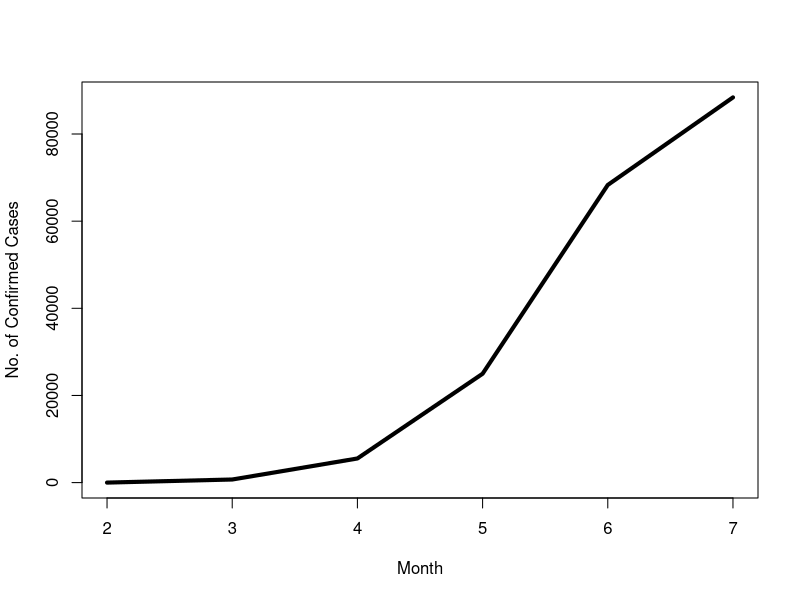
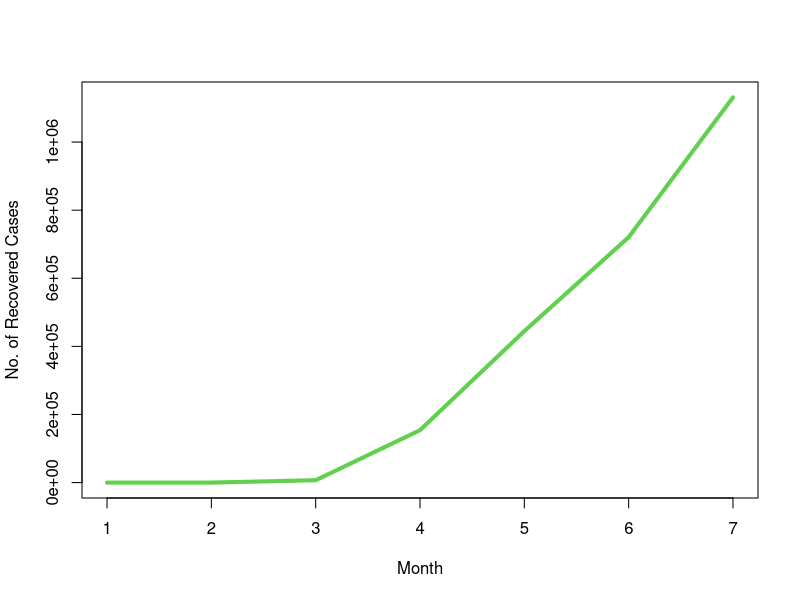

These charts were generated, in order, by the following R code:
## ---- chunk 1
knitr::opts_chunk$set(echo = FALSE)
## ---- chunk 2
# obtain data
data=read.csv("covid_19_data_month.csv")
# choose country and type of cases
country="Egypt"
target="confirmed"
data= data[data$country==country,]
# plot
x <- data[, "Month"]
y <- data[,target]
plot(x,y,type='l',col=1,lwd=4,xlab='Month',ylab="No. of Confirmed Cases")
#summary
paste('Total',target,'Cases in',country,': ',max(data[,target]))
## ---- chunk 3

# obtain data
data=read.csv("covid_19_data_month.csv")
# choose country and type of cases
country="US"
target="recovered"
data= data[data$country==country,]
# plot
x <- data[, "Month"]
y <- data[,target]
plot(x,y,type='l',col=3,lwd=4,xlab='Month',ylab="No. of Recovered Cases")
#summary
paste('Total',target,'Cases in',country,': ',max(data[,target]))
